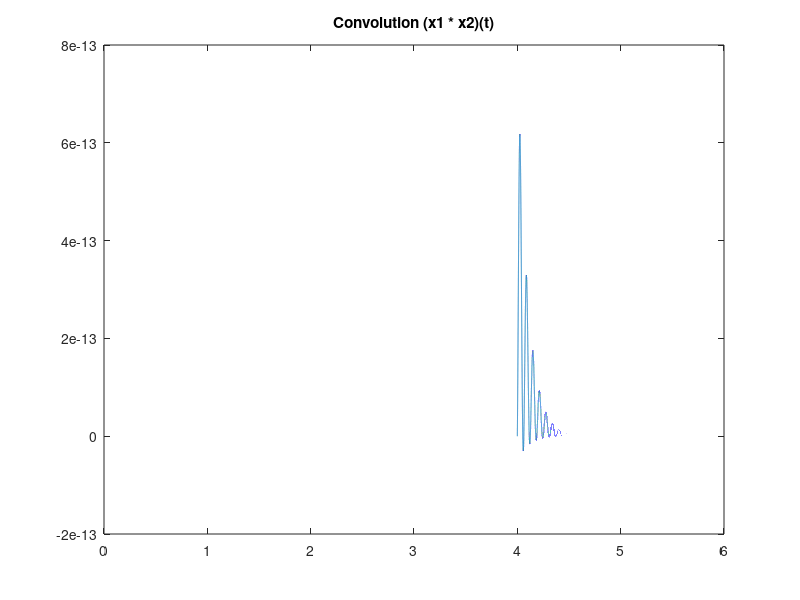

The MATLAB source for this figure:
t= 0:0.00001:3;
x1=10*(exp(-10*t)).*rectpuls((t-4)/4);
x2=10*((exp(-10*t)).*rectpuls((t-6)/8).*cos(100*t));
my_conv=conv(x1,x2);
t= 0:0.00001:6;
plot(t,my_conv);
title('Convolution (x1 * x2)(t)');
